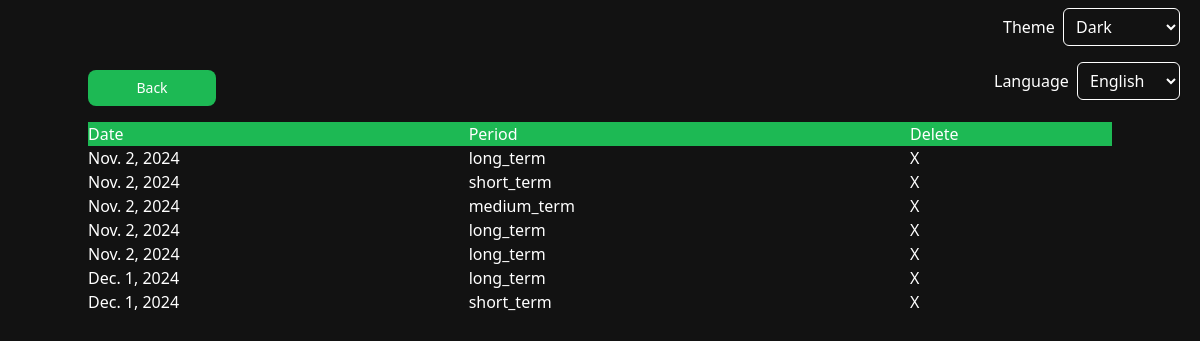
The page /get-past-wrappeds/ (signed in) on the database its author committed.
### app/models.py (models this page shows)
class Wrapped(models.Model):
    date_created = models.DateField()
    time_period = models.CharField(max_length=10, default='')
    data = models.JSONField()
    desc = models.TextField(default='')
    user = models.ForeignKey(User, on_delete=models.CASCADE)

### app/views.py (the view)
# urls.py: path('get-past-wrappeds/', views.get_past_wrappeds, name='past_wraps'),
def get_past_wrappeds(request):
    if request.method == 'GET':
        user = request.user
        wrapped_objs = Wrapped.objects.all().filter(user=user)
        wrappeds = {}
        i = 0
        for wrapped_obj in wrapped_objs:
            wrapped = {
                'id': wrapped_obj.id,
                'date_created': wrapped_obj.date_created,
                'date_formatted': date_format(wrapped_obj.date_created),
                'time_period': wrapped_obj.time_period,
                'image_url': wrapped_obj.data['tracks'].get('1')['album_image']
            }
            wrappeds[i] = wrapped
            i += 1
        return render(request, 'past_wraps.html', {'past_wraps': wrappeds})

### templates/past_wraps.html (shortened to what this page needs)
{% extends "_base.html" %}
{% load i18n %}
{% load compress %}
{% load static %}
{%  block content %}
    <a href="{% url 'profile' %}" class="flex-1">
        <button class="flex flex-col items-center justify-center w-32 focus:outline-none text-text bg-accent font-medium rounded-lg text-sm px-4 py-2">
            <p class="text-center">{% trans "Back" %}</p>
        </button>
    </a>
    {% if past_wraps %}
    <div class="table w-full mt-4">
        <div class="table-header-group bg-accent">
            <div class="table-row text-text pl-2">
                <div class="table-cell text-left">{% trans "Date" %}</div>
                <div class="table-cell text-left">{% trans "Period" %}</div>
                <div class="table-cell text-left">{% trans "Delete" %}</div>
            </div>
        </div>
        <div class="table-row-group">
        {% for key, wrap in past_wraps.items %}
            <div class="text-text table-row text-left">
                <div class="table-cell">
                <a href="{% url 'wrapped' limit=10 period=wrap.time_period %}">
                    <p class=" text-text">{{ wrap.date_formatted }}</p>
                </a>
                </div>
                <div class="table-cell">
                <p class="text-text">{{ wrap.time_period }}</p>
                </div>
                <div class="table-cell">
                <a href="{% url 'delete_wrapped' item_id=wrap.id %}">
                <button class="text-text">X</button>
                </a>
            </div>
            </div>
        {% endfor %}
    </div>
    </div>
    {% else %}
        <span class="text-text bg-accent">{% trans "You have no past wraps." %}</span>
    {% endif %}
{% endblock content %}

### rows shown on the page
Wrapped: time_period "long_term"
Wrapped: time_period "short_term"
Wrapped: time_period "medium_term"
Wrapped: time_period "long_term"
Wrapped: time_period "long_term"
Wrapped: time_period "long_term"
Wrapped: time_period "short_term"

### other values the page prints
{{ wrap.date_formatted }} "Nov. 2, 2024" "Nov. 2, 2024" "Nov. 2, 2024" "Nov. 2, 2024" "Nov. 2, 2024" "Dec. 1, 2024" "Dec. 1, 2024"
form field value "English"
